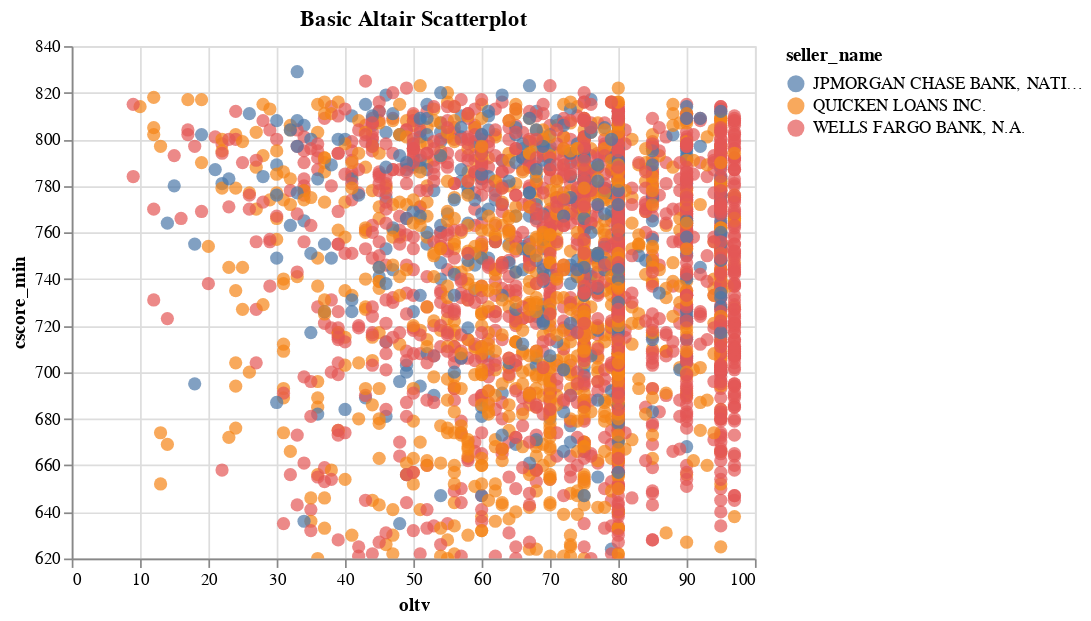

Write notebook code for a chart like this one.
### Markdown cell above
**Altair Example**:
    
- [Link to documentation here](https://altair-viz.github.io/gallery/scatter_tooltips.html).
- Note the multiple methods involved, and the explicit language of encoding / grammar of graphics, making it good for folks who like a syntax that is focused on preserving the grammar of graphics.
- Encodings composed of column names and `:<type_of_encoding>`, implicitly or explicitly (e.g. `:Q` = quantitative).
- Interactivity turned on by separate method.
- Note the fact that if we want to not include 0 (i.e. we want axes to auto-scale) that must be called manually.
- Saving out PNGs of Altair-made charts can be a bit of pain, as it requires [chromedriver](https://sites.google.com/a/chromium.org/chromedriver/home), so I'm not going to show that here.

### Code cell
# altair plot construction starts by specifying the df to be charted 
basic_altair_fig = (alt.Chart(downsamp_top_3_lenders_df)
 # next we specify mark type
 .mark_circle(size=60)
 # then we provide details for the encoding
 .encode(
    # the after-colon leters specify variable type (quantitative, nominal, etc.)
    x = 'oltv:Q',
    y = alt.Y('cscore_min:Q', scale = alt.Scale(zero=False)),
    color = 'seller_name:N'
)
 # interactivity specified separately
 .interactive()
 # title included via separate call to properties
).properties(
    title = 'Basic Altair Scatterplot'
)

# displays the chart in-line
basic_altair_fig

### Figure 1 — Vega-Lite specification as saved in the notebook (floating-point values rounded to 4 significant figures; data arrays with more than 128 entries replaced by an {"elided": "..."} marker saying what was removed)
{"$schema": "https://vega.github.io/schema/vega-lite/v3.3.0.json", "config": {"mark": {"tooltip": null}, "view": {"height": 300, "width": 400}}, "data": {"name": "data-d6d8e21fa225895682cf9e9937096c31"}, "datasets": {"data-d6d8e21fa225895682cf9e9937096c31": {"elided": "3224 records"}}, "encoding": {"color": {"field": "seller_name", "type": "nominal"}, "x": {"field": "oltv", "type": "quantitative"}, "y": {"field": "cscore_min", "scale": {"zero": false}, "type": "quantitative"}}, "mark": {"size": 60, "type": "circle"}, "selection": {"selector001": {"bind": "scales", "encodings": ["x", "y"], "type": "interval"}}, "title": "Basic Altair Scatterplot"}
